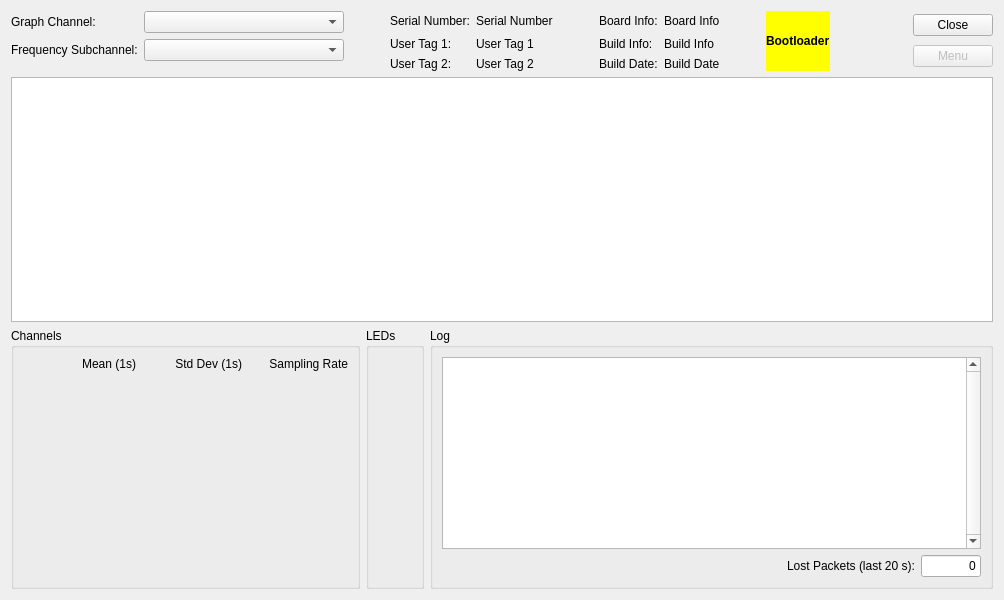
<?xml version="1.0" encoding="UTF-8"?>
<ui version="4.0">
 <class>DeviceTab</class>
 <widget class="QWidget" name="DeviceTab">
  <property name="geometry">
   <rect>
    <x>0</x>
    <y>0</y>
    <width>1004</width>
    <height>600</height>
   </rect>
  </property>
  <property name="windowTitle">
   <string>Device Tab</string>
  </property>
  <layout class="QVBoxLayout" name="verticalLayout_2">
   <item>
    <layout class="QHBoxLayout" name="horizontalLayout">
     <item>
      <layout class="QFormLayout" name="formLayout_2">
       <item row="0" column="1">
        <widget class="QComboBox" name="graphChannelComboBox">
         <property name="minimumSize">
          <size>
           <width>200</width>
           <height>0</height>
          </size>
         </property>
         <property name="maxVisibleItems">
          <number>20</number>
         </property>
        </widget>
       </item>
       <item row="0" column="0">
        <widget class="QLabel" name="graphChannelLabel">
         <property name="text">
          <string>Graph Channel:</string>
         </property>
        </widget>
       </item>
       <item row="1" column="1">
        <widget class="QComboBox" name="fftSubchannelComboBox">
         <property name="minimumSize">
          <size>
           <width>200</width>
           <height>0</height>
          </size>
         </property>
         <property name="maxVisibleItems">
          <number>20</number>
         </property>
        </widget>
       </item>
       <item row="1" column="0">
        <widget class="QLabel" name="fftSubchannelLabel">
         <property name="text">
          <string>Frequency Subchannel:</string>
         </property>
        </widget>
       </item>
      </layout>
     </item>
     <item>
      <spacer name="horizontalSpacer_5">
       <property name="orientation">
        <enum>Qt::Horizontal</enum>
       </property>
       <property name="sizeType">
        <enum>QSizePolicy::Fixed</enum>
       </property>
       <property name="sizeHint" stdset="0">
        <size>
         <width>40</width>
         <height>0</height>
        </size>
       </property>
      </spacer>
     </item>
     <item>
      <layout class="QGridLayout" name="gridLayout">
       <item row="0" column="2">
        <spacer name="horizontalSpacer_2">
         <property name="orientation">
          <enum>Qt::Horizontal</enum>
         </property>
         <property name="sizeType">
          <enum>QSizePolicy::Fixed</enum>
         </property>
         <property name="sizeHint" stdset="0">
          <size>
           <width>40</width>
           <height>10</height>
          </size>
         </property>
        </spacer>
       </item>
       <item row="0" column="0">
        <widget class="QLabel" name="serialNumberLabel">
         <property name="text">
          <string>Serial Number:</string>
         </property>
        </widget>
       </item>
       <item row="2" column="1">
        <widget class="QLabel" name="userTag2">
         <property name="text">
          <string>User Tag 2</string>
         </property>
        </widget>
       </item>
       <item row="1" column="1">
        <widget class="QLabel" name="userTag1">
         <property name="text">
          <string>User Tag 1</string>
         </property>
        </widget>
       </item>
       <item row="2" column="0">
        <widget class="QLabel" name="userTag2Label">
         <property name="text">
          <string>User Tag 2:</string>
         </property>
        </widget>
       </item>
       <item row="0" column="1">
        <widget class="QLabel" name="serialNumber">
         <property name="text">
          <string>Serial Number</string>
         </property>
        </widget>
       </item>
       <item row="1" column="0">
        <widget class="QLabel" name="userTag1Label">
         <property name="text">
          <string>User Tag 1:</string>
         </property>
        </widget>
       </item>
       <item row="0" column="3">
        <widget class="QLabel" name="boardInfoLabel">
         <property name="text">
          <string>Board Info:</string>
         </property>
        </widget>
       </item>
       <item row="0" column="4">
        <widget class="QLabel" name="boardInfo">
         <property name="text">
          <string>Board Info</string>
         </property>
        </widget>
       </item>
       <item row="1" column="3">
        <widget class="QLabel" name="buildInfoLabel">
         <property name="text">
          <string>Build Info:</string>
         </property>
        </widget>
       </item>
       <item row="1" column="4">
        <widget class="QLabel" name="buildInfo">
         <property name="text">
          <string>Build Info</string>
         </property>
        </widget>
       </item>
       <item row="2" column="3">
        <widget class="QLabel" name="buildDateLabel">
         <property name="text">
          <string>Build Date:</string>
         </property>
        </widget>
       </item>
       <item row="2" column="4">
        <widget class="QLabel" name="buildDate">
         <property name="text">
          <string>Build Date</string>
         </property>
        </widget>
       </item>
       <item row="0" column="5">
        <spacer name="horizontalSpacer_7">
         <property name="orientation">
          <enum>Qt::Horizontal</enum>
         </property>
         <property name="sizeHint" stdset="0">
          <size>
           <width>40</width>
           <height>20</height>
          </size>
         </property>
        </spacer>
       </item>
       <item row="0" column="6" rowspan="3">
        <widget class="QLabel" name="bootloaderIndicator">
         <property name="styleSheet">
          <string notr="true">QLabel { background-color : yellow ; font-weight : bold ; font-size : 12px ; }</string>
         </property>
         <property name="text">
          <string>Bootloader</string>
         </property>
         <property name="margin">
          <number>10</number>
         </property>
        </widget>
       </item>
      </layout>
     </item>
     <item>
      <spacer name="horizontalSpacer">
       <property name="orientation">
        <enum>Qt::Horizontal</enum>
       </property>
       <property name="sizeHint" stdset="0">
        <size>
         <width>40</width>
         <height>20</height>
        </size>
       </property>
      </spacer>
     </item>
     <item>
      <layout class="QVBoxLayout" name="verticalLayout">
       <item>
        <widget class="QPushButton" name="closeButton">
         <property name="text">
          <string>Close</string>
         </property>
        </widget>
       </item>
       <item>
        <widget class="QPushButton" name="menuButton">
         <property name="enabled">
          <bool>false</bool>
         </property>
         <property name="text">
          <string>Menu</string>
         </property>
        </widget>
       </item>
      </layout>
     </item>
    </layout>
   </item>
   <item>
    <widget class="QStackedWidget" name="stackedWidget">
     <property name="currentIndex">
      <number>1</number>
     </property>
     <widget class="QWidget" name="disconnectPage">
      <layout class="QHBoxLayout" name="horizontalLayout_4">
       <item>
        <spacer name="horizontalSpacer_6">
         <property name="orientation">
          <enum>Qt::Horizontal</enum>
         </property>
         <property name="sizeHint" stdset="0">
          <size>
           <width>0</width>
           <height>20</height>
          </size>
         </property>
        </spacer>
       </item>
       <item>
        <layout class="QVBoxLayout" name="verticalLayout_3">
         <item>
          <spacer name="verticalSpacer_4">
           <property name="orientation">
            <enum>Qt::Vertical</enum>
           </property>
           <property name="sizeHint" stdset="0">
            <size>
             <width>20</width>
             <height>0</height>
            </size>
           </property>
          </spacer>
         </item>
         <item>
          <widget class="QLabel" name="statusLabel">
           <property name="font">
            <font>
             <weight>75</weight>
             <bold>true</bold>
            </font>
           </property>
           <property name="text">
            <string>Disconnected</string>
           </property>
           <property name="alignment">
            <set>Qt::AlignCenter</set>
           </property>
          </widget>
         </item>
         <item>
          <widget class="QProgressBar" name="statusProgressBar">
           <property name="sizePolicy">
            <sizepolicy hsizetype="Fixed" vsizetype="Fixed">
             <horstretch>0</horstretch>
             <verstretch>0</verstretch>
            </sizepolicy>
           </property>
           <property name="minimumSize">
            <size>
             <width>175</width>
             <height>0</height>
            </size>
           </property>
           <property name="value">
            <number>24</number>
           </property>
           <property name="alignment">
            <set>Qt::AlignCenter</set>
           </property>
          </widget>
         </item>
         <item>
          <spacer name="verticalSpacer_2">
           <property name="orientation">
            <enum>Qt::Vertical</enum>
           </property>
           <property name="sizeHint" stdset="0">
            <size>
             <width>20</width>
             <height>0</height>
            </size>
           </property>
          </spacer>
         </item>
        </layout>
       </item>
       <item>
        <spacer name="horizontalSpacer_3">
         <property name="orientation">
          <enum>Qt::Horizontal</enum>
         </property>
         <property name="sizeHint" stdset="0">
          <size>
           <width>0</width>
           <height>20</height>
          </size>
         </property>
        </spacer>
       </item>
      </layout>
     </widget>
     <widget class="QWidget" name="displayPage">
      <layout class="QVBoxLayout" name="verticalLayout_5" stretch="1,0">
       <property name="leftMargin">
        <number>0</number>
       </property>
       <property name="topMargin">
        <number>0</number>
       </property>
       <property name="rightMargin">
        <number>0</number>
       </property>
       <property name="bottomMargin">
        <number>0</number>
       </property>
       <item>
        <layout class="QHBoxLayout" name="panelLayout" stretch="1">
         <item>
          <layout class="QVBoxLayout" name="verticalLayout_4">
           <item>
            <widget class="GraphicsLayoutWidget" name="graphicsLayout"/>
           </item>
          </layout>
         </item>
        </layout>
       </item>
       <item>
        <layout class="QHBoxLayout" name="horizontalLayout_3" stretch="0,0,1">
         <item>
          <widget class="QGroupBox" name="channelGroupBox">
           <property name="title">
            <string>Channels</string>
           </property>
           <property name="alignment">
            <set>Qt::AlignLeading|Qt::AlignLeft|Qt::AlignTop</set>
           </property>
           <layout class="QVBoxLayout" name="verticalLayout_8">
            <item>
             <layout class="QGridLayout" name="channelLayout">
              <item row="0" column="1">
               <widget class="QLabel" name="meanLabel">
                <property name="minimumSize">
                 <size>
                  <width>100</width>
                  <height>0</height>
                 </size>
                </property>
                <property name="text">
                 <string>Mean (1s)</string>
                </property>
                <property name="alignment">
                 <set>Qt::AlignRight|Qt::AlignTrailing|Qt::AlignVCenter</set>
                </property>
               </widget>
              </item>
              <item row="0" column="3">
               <widget class="QLabel" name="samplingRateLabel">
                <property name="minimumSize">
                 <size>
                  <width>100</width>
                  <height>0</height>
                 </size>
                </property>
                <property name="text">
                 <string>Sampling Rate</string>
                </property>
                <property name="alignment">
                 <set>Qt::AlignRight|Qt::AlignTrailing|Qt::AlignVCenter</set>
                </property>
               </widget>
              </item>
              <item row="0" column="2">
               <widget class="QLabel" name="stdDevLabel">
                <property name="minimumSize">
                 <size>
                  <width>100</width>
                  <height>0</height>
                 </size>
                </property>
                <property name="text">
                 <string>Std Dev (1s)</string>
                </property>
                <property name="alignment">
                 <set>Qt::AlignRight|Qt::AlignTrailing|Qt::AlignVCenter</set>
                </property>
               </widget>
              </item>
              <item row="0" column="0">
               <widget class="QLabel" name="channelLabel">
                <property name="minimumSize">
                 <size>
                  <width>0</width>
                  <height>0</height>
                 </size>
                </property>
                <property name="text">
                 <string/>
                </property>
               </widget>
              </item>
             </layout>
            </item>
            <item>
             <spacer name="verticalSpacer">
              <property name="orientation">
               <enum>Qt::Vertical</enum>
              </property>
              <property name="sizeHint" stdset="0">
               <size>
                <width>0</width>
                <height>0</height>
               </size>
              </property>
             </spacer>
            </item>
           </layout>
          </widget>
         </item>
         <item>
          <widget class="QGroupBox" name="LEDGroupBox">
           <property name="title">
            <string>LEDs</string>
           </property>
           <property name="alignment">
            <set>Qt::AlignLeading|Qt::AlignLeft|Qt::AlignTop</set>
           </property>
           <layout class="QVBoxLayout" name="verticalLayout_7">
            <item>
             <layout class="QVBoxLayout" name="LEDLayout"/>
            </item>
            <item>
             <spacer name="verticalSpacer_3">
              <property name="orientation">
               <enum>Qt::Vertical</enum>
              </property>
              <property name="sizeHint" stdset="0">
               <size>
                <width>0</width>
                <height>0</height>
               </size>
              </property>
             </spacer>
            </item>
           </layout>
          </widget>
         </item>
         <item>
          <widget class="QGroupBox" name="logGroupBox">
           <property name="title">
            <string>Log</string>
           </property>
           <layout class="QVBoxLayout" name="verticalLayout_9">
            <item>
             <widget class="QListWidget" name="logList">
              <property name="verticalScrollBarPolicy">
               <enum>Qt::ScrollBarAlwaysOn</enum>
              </property>
             </widget>
            </item>
            <item>
             <layout class="QHBoxLayout" name="horizontalLayout_2" stretch="0,0,0">
              <property name="topMargin">
               <number>0</number>
              </property>
              <item>
               <spacer name="horizontalSpacer_4">
                <property name="orientation">
                 <enum>Qt::Horizontal</enum>
                </property>
                <property name="sizeHint" stdset="0">
                 <size>
                  <width>0</width>
                  <height>0</height>
                 </size>
                </property>
               </spacer>
              </item>
              <item>
               <widget class="QLabel" name="recentLostPacketsLabel">
                <property name="text">
                 <string>Lost Packets (last 20 s):</string>
                </property>
               </widget>
              </item>
              <item>
               <widget class="QLineEdit" name="recentLostPackets">
                <property name="sizePolicy">
                 <sizepolicy hsizetype="Fixed" vsizetype="Fixed">
                  <horstretch>0</horstretch>
                  <verstretch>0</verstretch>
                 </sizepolicy>
                </property>
                <property name="maximumSize">
                 <size>
                  <width>60</width>
                  <height>16777215</height>
                 </size>
                </property>
                <property name="text">
                 <string>0</string>
                </property>
                <property name="maxLength">
                 <number>10</number>
                </property>
                <property name="alignment">
                 <set>Qt::AlignRight|Qt::AlignTrailing|Qt::AlignVCenter</set>
                </property>
                <property name="readOnly">
                 <bool>true</bool>
                </property>
               </widget>
              </item>
             </layout>
            </item>
           </layout>
          </widget>
         </item>
        </layout>
       </item>
      </layout>
     </widget>
    </widget>
   </item>
  </layout>
  <action name="actionSetUserTag1">
   <property name="text">
    <string>Set User Tag 1</string>
   </property>
  </action>
  <action name="actionSetUserTag2">
   <property name="text">
    <string>Set User Tag 2</string>
   </property>
   <property name="toolTip">
    <string>Set User Tag 2</string>
   </property>
  </action>
  <action name="actionEditDeviceSettings">
   <property name="text">
    <string>Edit Device Settings</string>
   </property>
  </action>
  <action name="actionShowDeviceInfo">
   <property name="text">
    <string>Show Device Information</string>
   </property>
  </action>
  <action name="actionFirmwareLatestStable">
   <property name="enabled">
    <bool>false</bool>
   </property>
   <property name="text">
    <string>Latest Stable</string>
   </property>
   <property name="toolTip">
    <string>Update Firmware From Latest Stable</string>
   </property>
  </action>
  <action name="actionShowPacketStats">
   <property name="text">
    <string>Show Packet Stats</string>
   </property>
  </action>
  <action name="actionChangeActiveStreams">
   <property name="text">
    <string>Change Active Streams</string>
   </property>
  </action>
  <action name="actionRunTests">
   <property name="text">
    <string>Run Hardware Tests</string>
   </property>
  </action>
  <action name="actionSetDeviceMode">
   <property name="enabled">
    <bool>false</bool>
   </property>
   <property name="text">
    <string>Set Device Mode</string>
   </property>
  </action>
  <action name="actionFirmwareFromBranch">
   <property name="enabled">
    <bool>false</bool>
   </property>
   <property name="text">
    <string>From Branch</string>
   </property>
   <property name="toolTip">
    <string>Update Firmware From Branch</string>
   </property>
  </action>
  <action name="actionFirmwareFromCommit">
   <property name="enabled">
    <bool>false</bool>
   </property>
   <property name="text">
    <string>From Specific Commit</string>
   </property>
   <property name="toolTip">
    <string>Update Firmware From Specific Commit</string>
   </property>
  </action>
  <action name="actionFirmwareFromFile">
   <property name="enabled">
    <bool>false</bool>
   </property>
   <property name="text">
    <string>From File</string>
   </property>
   <property name="toolTip">
    <string>Update Firmware From File</string>
   </property>
  </action>
  <action name="actionForceRunBootloader">
   <property name="enabled">
    <bool>false</bool>
   </property>
   <property name="text">
    <string>Force Run Bootloader</string>
   </property>
  </action>
  <action name="actionForceRunApplication">
   <property name="enabled">
    <bool>false</bool>
   </property>
   <property name="text">
    <string>Force Run Application</string>
   </property>
   <property name="toolTip">
    <string>Force Run Application</string>
   </property>
  </action>
  <action name="actionForceReset">
   <property name="text">
    <string>Force Reset</string>
   </property>
   <property name="toolTip">
    <string>Force Reset</string>
   </property>
  </action>
  <action name="actionRaiseException">
   <property name="text">
    <string>Raise Exception</string>
   </property>
   <property name="toolTip">
    <string>Raise Exception</string>
   </property>
  </action>
  <action name="actionRecoverNVM">
   <property name="text">
    <string>Recover NVM</string>
   </property>
   <property name="toolTip">
    <string>Recover NVM</string>
   </property>
  </action>
  <action name="actionCalibrate">
   <property name="checkable">
    <bool>true</bool>
   </property>
   <property name="enabled">
    <bool>false</bool>
   </property>
   <property name="text">
    <string>Start Calibration</string>
   </property>
  </action>
  <action name="actionShakerCalibrate">
   <property name="enabled">
    <bool>false</bool>
   </property>
   <property name="text">
    <string>1g RMS Shaker Calibration</string>
   </property>
   <property name="toolTip">
    <string>1g RMS Shaker Calibration</string>
   </property>
  </action>
 </widget>
 <customwidgets>
  <customwidget>
   <class>GraphicsLayoutWidget</class>
   <extends>QGraphicsView</extends>
   <header>pyqtgraph</header>
  </customwidget>
 </customwidgets>
 <resources/>
 <connections/>
</ui>
